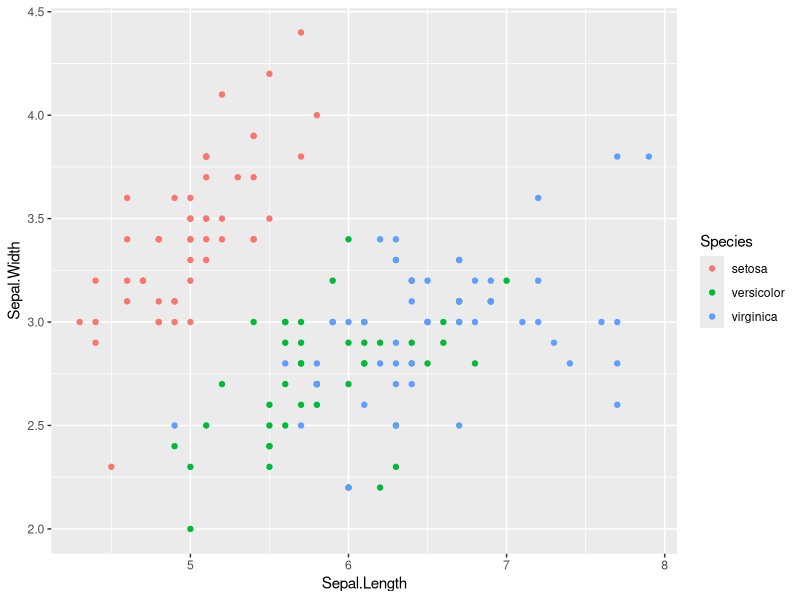
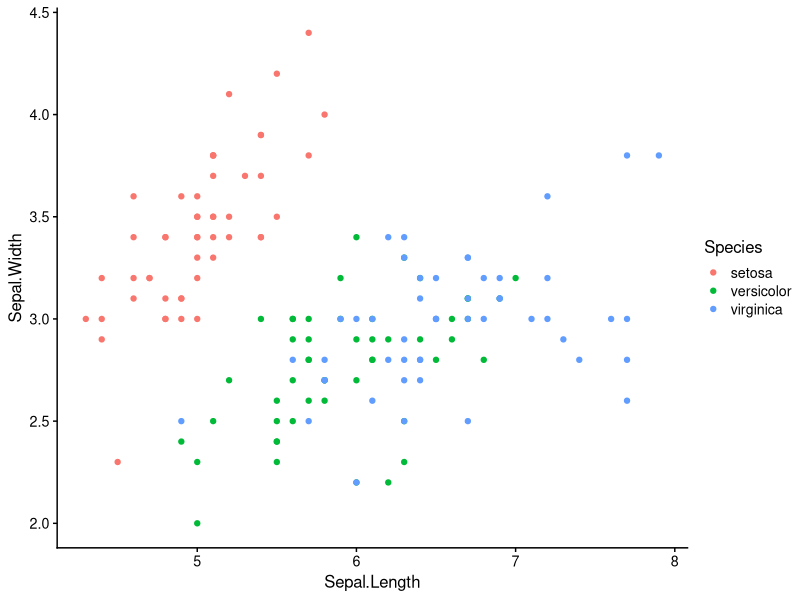
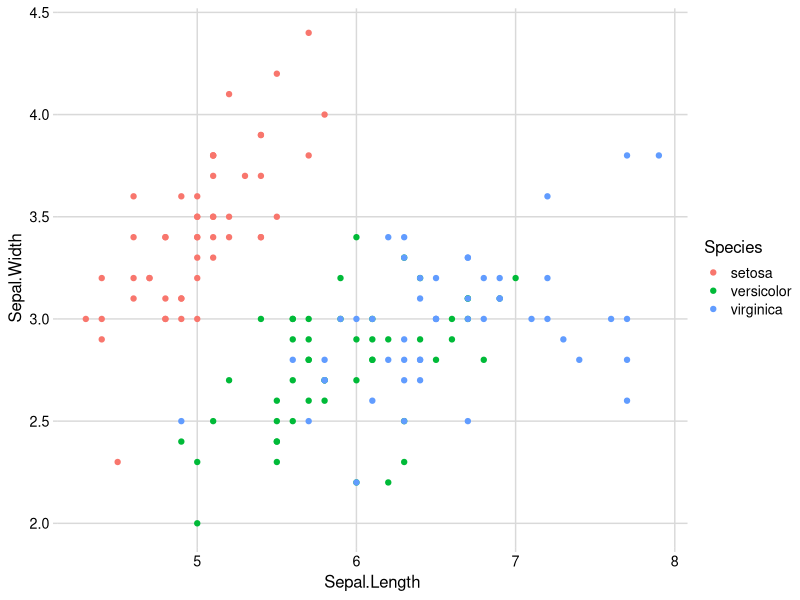
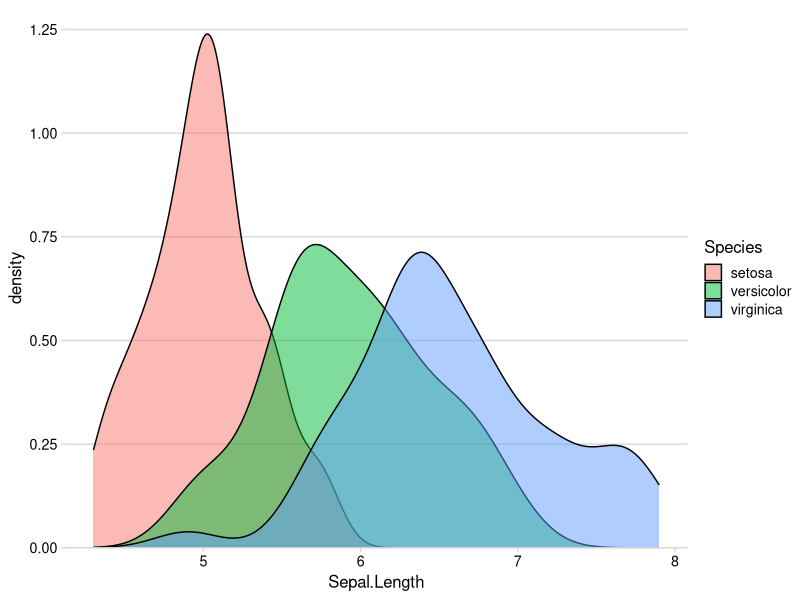
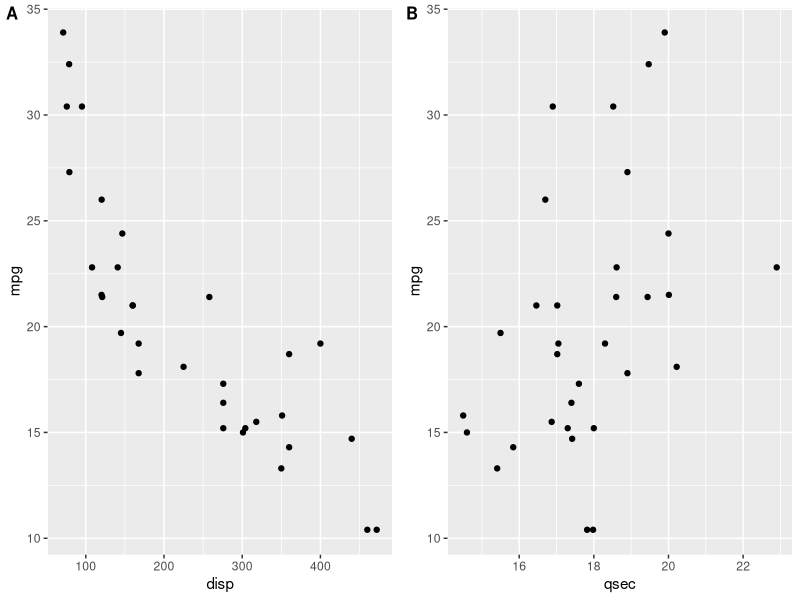
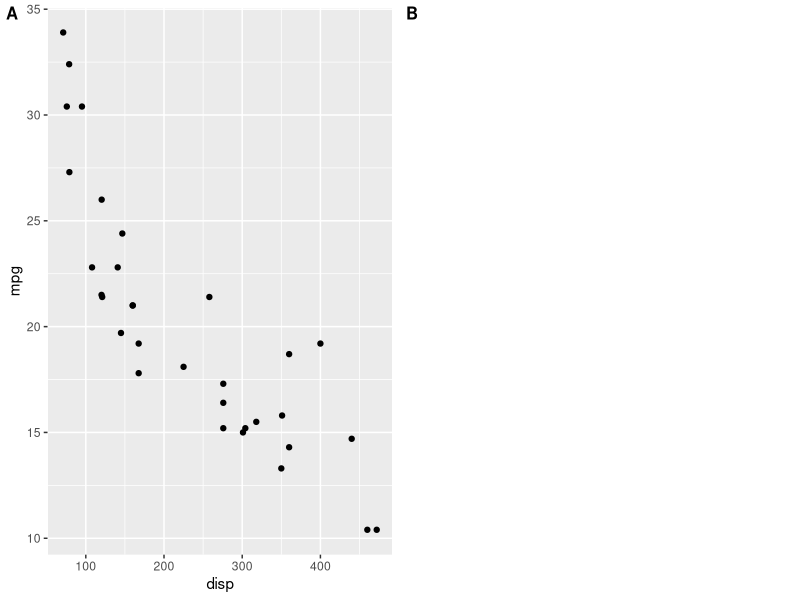
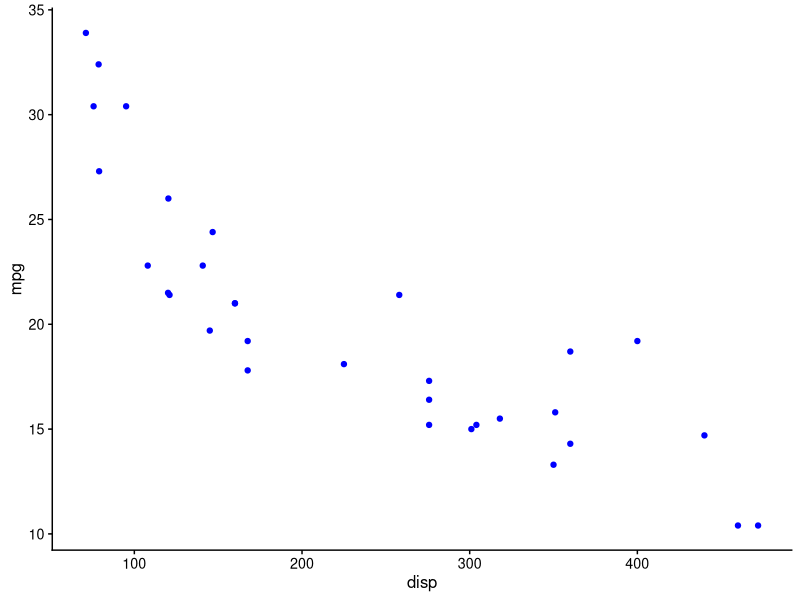
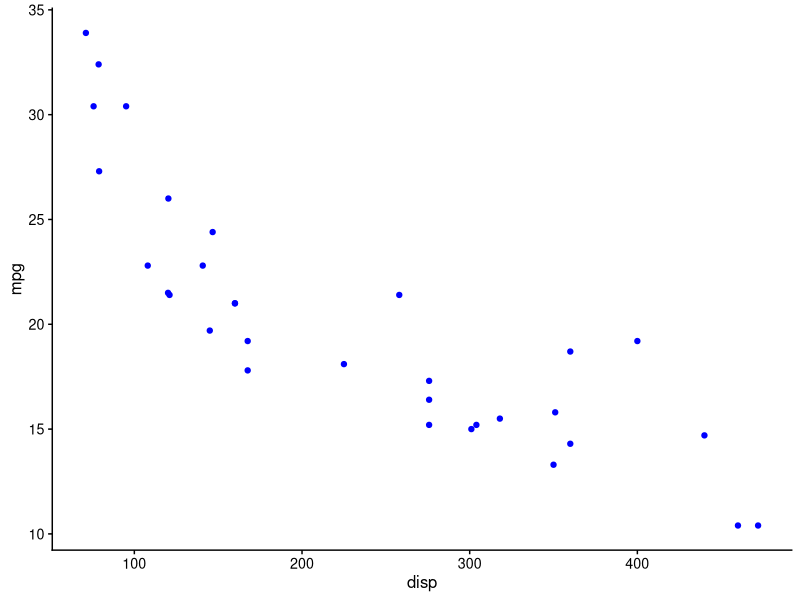

R code for these plots, in order:
## ---- chunk 1
knitr::opts_chunk$set(
  fig.width = 4,
  fig.height = 3
)
## ---- chunk 2
library(ggplot2)
library(cowplot)

# default ggplot2 theme
ggplot(iris, aes(Sepal.Length, Sepal.Width, color = Species)) + 
  geom_point()

# classic cowplot theme
ggplot(iris, aes(Sepal.Length, Sepal.Width, color = Species)) + 
  geom_point() +
  theme_cowplot(12)

# minimal grid theme
ggplot(iris, aes(Sepal.Length, Sepal.Width, color = Species)) + 
  geom_point() +
  theme_minimal_grid(12)

# minimal horizontal grid theme
ggplot(iris, aes(Sepal.Length, fill = Species)) + 
  geom_density(alpha = 0.5) +
  scale_y_continuous(expand = expansion(mult = c(0, 0.05))) +
  theme_minimal_hgrid(12)
## ---- chunk 3
p1 <- ggplot(mtcars, aes(disp, mpg)) + 
  geom_point()
p2 <- ggplot(mtcars, aes(qsec, mpg)) +
  geom_point()

plot_grid(p1, p2, labels = c('A', 'B'), label_size = 12)
## ---- chunk 4
p3 <- ~plot(mtcars$qsec, mtcars$mpg)

plot_grid(p1, p3, labels = c('A', 'B'), label_size = 12)
## ---- chunk 5
p <- ggplot(mtcars, aes(disp, mpg)) + 
  geom_point(size = 1.5, color = "blue") +
  theme_cowplot(12)

logo_file <- system.file("extdata", "logo.png", package = "cowplot")

ggdraw(p) + 
  draw_image(logo_file, x = 1, y = 1, hjust = 1, vjust = 1, width = 0.13, height = 0.2)
## ---- chunk 6
ggdraw() + 
  draw_image(logo_file, scale = 0.5) +
  draw_plot(p)
